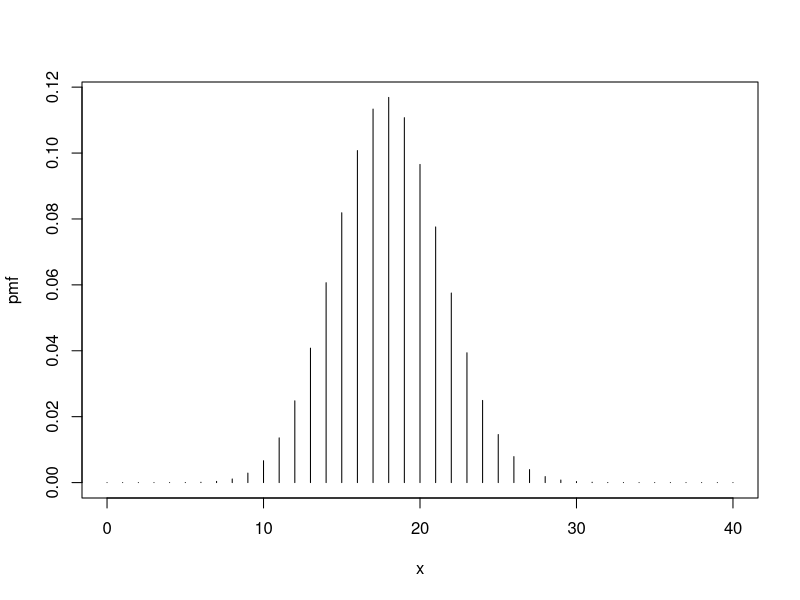

Write R code to recreate this figure.
x <- c(1, 0, 1, 1, 1, 1, 0, 0, 1, 1, 1, 1, 0, 1, 1, 
       1, 0, 0, 1, 0, 1, 1, 1, 1, 1, 0, 1, 1, 1, 1)

p.hat <- sum(x)/length(x)
p.hat

sigma.hat <- sqrt(p.hat*(1-p.hat))
sigma.hat

var(x)
sd(x)


# dbinom - PMF
# pbinom - CDF
# qbinom - quantile function
# rbinom - random sample

p <- 0.36
n <- 50

# a.
x <- seq(from=0, to=40, by=1)
pmf <- dbinom(x, size = n, prob = p)
plot(x, pmf, typ = "h")

# b.
sigma <- sqrt(n*p*(1-p))
sigma

# c. 
mu <- n*p
mu

# d. 
pbinom(20, size = n, prob = p) - 
pbinom(10, size = n, prob = p)

# e.
pbinom(13, size = n, prob = p)

# f.
1 - pbinom(15, size = n, prob = p)

# g.
dbinom(15, size = n, prob = p) + (1 - pbinom(15, size = n, prob = p))
